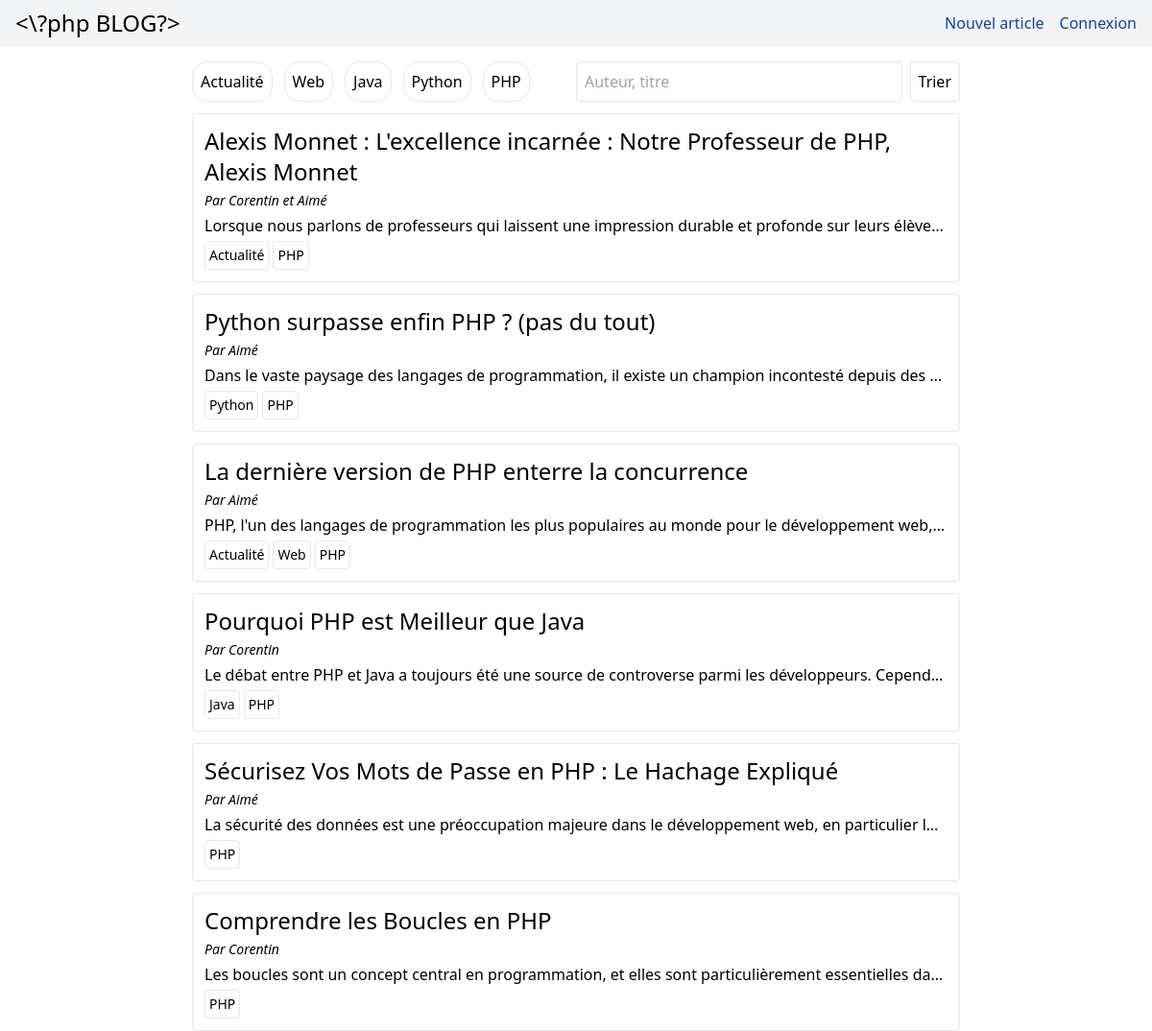
The app's page /, older data.
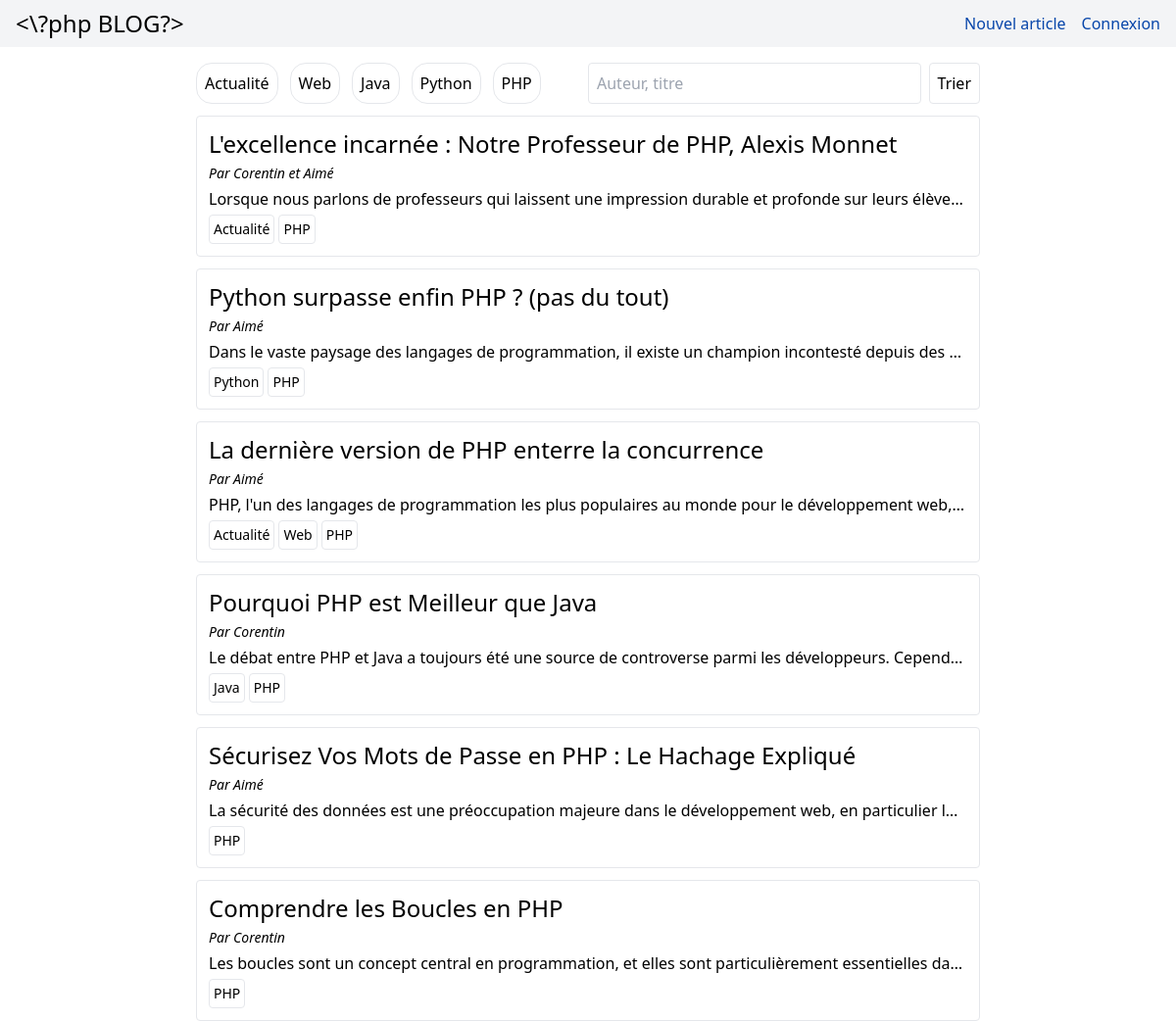
The same page, newer data.
### tables this page shows
CREATE TABLE IF NOT EXISTS `article` (
  `id` int NOT NULL AUTO_INCREMENT,
  `titre` varchar(100) NOT NULL,
  `description` text NOT NULL,
  `id_user` int NOT NULL,
  PRIMARY KEY (`id`)
);

CREATE TABLE IF NOT EXISTS `user` (
  `id` int NOT NULL AUTO_INCREMENT,
  `email` text NOT NULL,
  `pseudo` varchar(20) DEFAULT '',
  `mdp` varchar(300) NOT NULL,
  `admin` tinyint(1) NOT NULL,
  PRIMARY KEY (`id`)
);

### traitement/sql.php (called while the page is built, shortened)
<?php
  function get_user_by_id($id) {
    require "config.php";
    $sql = $connexion->prepare("SELECT * FROM user WHERE id=?");
    $sql->execute([$id]);
    $row = $sql->fetch(PDO::FETCH_ASSOC);
    if ($row) {
        return $row;
    } else {
        return false;
    }
  }
  function get_articles() {
    require "config.php";
    $sql = "SELECT * FROM article ORDER BY id DESC";
    $rows = $connexion->query($sql);
    if($rows) {
      return $rows;
    } else {
      return false;
    }
  }
function get_categories() {
  require "config.php";
  $sql = "SELECT * FROM categorie";
  $rows = $connexion->query($sql);
  if($rows) {
    return $rows;
  } else {
    return false;
  }
}
function get_categories_from_article($id_article) {
  require "config.php";
  $sql = "SELECT c.* FROM categorie c JOIN lien_categorie_article l ON c.id=l.id_categorie WHERE l.id_article=".$id_article;
  $rows = $connexion->query($sql);
  if($rows) {
    return $rows;
  } else {
    return false;
  }
}
?>

### index.php (the view, shortened to what this page needs)
<?php
  require "./structure/header.php";
  require "./traitement/sql.php";
?>
<div class="flex flex-col gap-3 items-center">
  <div class="w-8/12">
    <form class="flex justify-between gap-2" method="GET" role="search" aria-label="formulaire de recherche">
        <fieldset id="categories" class="flex flex-wrap gap-3" aria-labelledby="category-label">
            <?php
            $categories = get_categories();
            if($categories!==false) {
                foreach($categories as $categorie) {
                    if(isset($_GET['categories']) && in_array($categorie['id'], $_GET['categories'])) {
                        $checked = "checked";
                    } else {
                        $checked = "";
                    }
                    echo "<input type='checkbox' name='categories[]' value='". $categorie['id'] ."' id='". $categorie['nom'] ."' class='hidden' ".$checked." aria-labelledby='category-label'/>
          <label for='". $categorie['nom'] ."' class='border rounded-2xl p-2 select-none transition-all duration-200 flex justify-center items-center hover:bg-blue-100 hover:cursor-pointer'>". $categorie['nom'] ."</label>";
                }
            } else {
                echo "<p class='text-red-500'>Erreur dans le chargement des catégories</p>";
            }
            ?>
        </fieldset>
        <div class="flex justify-end gap-2 w-1/2">
            <?php
            if(isset($_GET['recherche'])) {
                $titre = $_GET['recherche'];
            } else {
                $titre = "";
            }
            ?>
            <input type="text" name="recherche" class="border w-full rounded h-fit p-2 self-center" placeholder="Auteur, titre" value="<?php echo $titre ?>" aria-label="Recherche par auteur, titre, contenu..."/>
            <button type="submit" class="border h-fit p-2 self-center rounded" aria-label="Submit button">Trier</button>
        </div>
    </form>
</div>
  <?php
    if(isset($_GET['categories']) && isset($_GET['titre'])) {
      $articles = get_articles_from_categories_and_titre_and_auteur($_GET['categories'], $_GET['recherche']);
    } else if(isset($_GET['categories'])) {
      $articles = get_articles_from_categories_and_titre_and_auteur($_GET['categories'], "");
    } else if(isset($_GET['titre'])) {
      $articles = get_articles_from_categories_and_titre_and_auteur([], $_GET['titre']);
    } else {
      $articles = get_articles();
    }
    foreach($articles as $article) {
      $url = "/pages/article.php?id=".$article['id'];
      echo "<a href=$url class='w-8/12 rounded border p-3 flex flex-col gap-1 hover:border-blue-500'>
        <div class='flex justify-between'>
        <h2 class='text-2xl'>".$article['titre']."</h2>";
      echo "</div><p class='italic text-sm'>Par ";
      $user = get_user_by_id($article['id_user']);
      if(!empty($user['pseudo'])) {
        echo $user['pseudo'];
      } else {
        echo $user['email'];
      }
      echo "</p>
        <p class='overflow-hidden whitespace-nowrap text-ellipsis'>".$article['description']."</p>";
      $categories = get_categories_from_article($article['id']);
      if($categories!==false) {
        echo "<div class='flex gap-1'>";
        foreach($categories as $categorie) {
          echo "<div class='border text-sm w-fit p-1 rounded'>".$categorie['nom']."</div>";
        }
        echo "</div>";
      }
      echo "</a>";
    }
  ?>
</div>
<?php require("./structure/footer.php"); ?>

Row changes from the older to the newer data that the page shows:
changed article "Corentin et Aimé": titre "Alexis Monnet : L'excellence incarnée : Notre Professeur de PHP, Alexis Monnet" → "L'excellence incarnée : Notre Professeur de PHP, Alexis Monnet"
